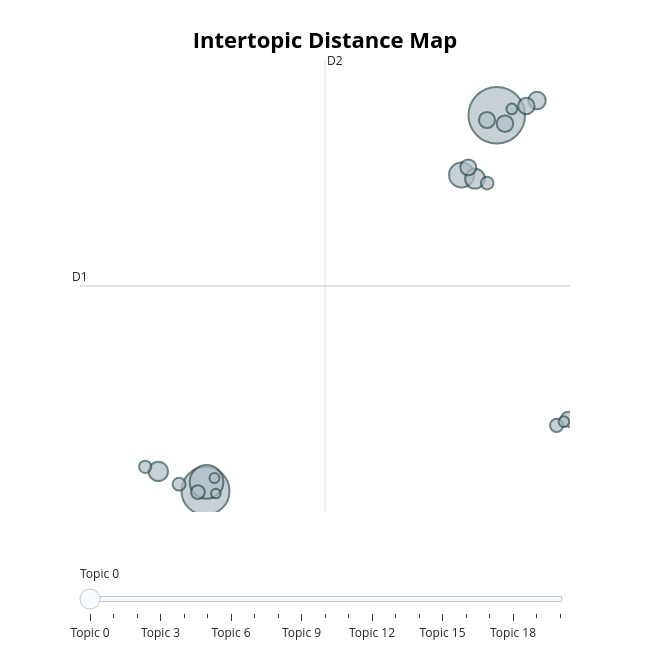

Here is the notebook cell this chart was saved with:
### Code cell
topic_model.visualize_topics()

### Figure 1 — Plotly figure (JSON) as saved in the notebook; plotly's stock layout.template omitted (floating-point values rounded to 4 significant figures)
{"data": [{"customdata": [[0, "tutor | technical | code | coach | provides", 3706], [1, "creative | writing | writer | narrative | fulfills", 2657], [2, "midjourney | prompt | prompts | engineer | prompting", 1314], [3, "explainer | matter | subject | clarifies | interprets", 730], [4, "provider | information | factual | supplies | answers", 450], [5, "seo | strategist | product | copywriter | marketing", 431], [6, "classifier | issue | intention | judgment | classification", 352], [7, "companion | playful | emotional | supportive | group", 316], [8, "evaluator | false | true | judge | verdict", 314], [9, "analyst | hypotheses | analytical | system | reasoning", 301], [10, "guide | implementation | steps | step | actionable", 293], [11, "executor | task | deliverer | performer | deliverable", 262], [12, "job | recruiter | career | summary | summarizer", 220], [13, "instruction | following | tagging | instructional | tags", 202], [14, "editor | clarity | clearer | rewriter | wording", 193], [15, "gatekeeper | refuses | declines | refusal | redirects", 185], [16, "tweet | media | copywriter | social | post", 174], [17, "reviewer | code | improvement | issues | evaluates", 133], [18, "task | entailment | labeled | assistant | follows", 131], [19, "partner | production | multiple | creative | distinct", 113], [20, "game | description | metadata | data | json", 105]], "hovertemplate": "<b>Topic %{customdata[0]}</b><br>%{customdata[1]}<br>Size: %{customdata[2]}", "legendgroup": "", "marker": {"color": "#B0BEC5", "line": {"color": "DarkSlateGrey", "width": 2}, "size": [3706, 2657, 1314, 730, 450, 431, 352, 316, 314, 301, 293, 262, 220, 202, 193, 185, 174, 133, 131, 113, 105], "sizemode": "area", "sizeref": 2.316, "symbol": "circle"}, "mode": "markers", "name": "", "orientation": "v", "showlegend": false, "type": "scatter", "x": [-2.084, -9.401, -9.375, -2.968, -2.631, -10.59, -1.072, -1.879, -1.342, -2.331, -2.8, -0.288, -9.593, -0.5814, -10.07, -2.326, -10.92, -1.707, -0.3986, -9.177, -9.143], "xaxis": "x", "y": [12.44, -5.847, -5.408, 9.537, 9.352, -4.897, 13.16, 12.03, 12.9, 12.21, 9.905, -2.361, -5.905, -2.654, -5.517, 9.139, -4.671, 12.75, -2.472, -5.216, -5.976], "yaxis": "y"}], "layout": {"annotations": [{"showarrow": false, "text": "D1", "x": -12.55, "y": 4.13, "yshift": 10}, {"showarrow": false, "text": "D2", "x": -6.4, "xshift": 10, "y": 15.13}], "height": 650, "hoverlabel": {"bgcolor": "white", "font": {"family": "Rockwell", "size": 16}}, "legend": {"itemsizing": "constant", "tracegroupgap": 0}, "margin": {"t": 60}, "shapes": [{"line": {"color": "#CFD8DC", "width": 2}, "type": "line", "x0": -6.4, "x1": -6.4, "y0": -6.872, "y1": 15.13}, {"line": {"color": "#9E9E9E", "width": 2}, "type": "line", "x0": -12.55, "x1": -0.2448, "y0": 4.13, "y1": 4.13}], "sliders": [{"active": 0, "pad": {"t": 50}, "steps": [{"args": [{"marker.color": [["red", "#B0BEC5", "#B0BEC5", "#B0BEC5", "#B0BEC5", "#B0BEC5", "#B0BEC5", "#B0BEC5", "#B0BEC5", "#B0BEC5", "#B0BEC5", "#B0BEC5", "#B0BEC5", "#B0BEC5", "#B0BEC5", "#B0BEC5", "#B0BEC5", "#B0BEC5", "#B0BEC5", "#B0BEC5", "#B0BEC5"]]}], "label": "Topic 0", "method": "update"}, {"args": [{"marker.color": [["#B0BEC5", "red", "#B0BEC5", "#B0BEC5", "#B0BEC5", "#B0BEC5", "#B0BEC5", "#B0BEC5", "#B0BEC5", "#B0BEC5", "#B0BEC5", "#B0BEC5", "#B0BEC5", "#B0BEC5", "#B0BEC5", "#B0BEC5", "#B0BEC5", "#B0BEC5", "#B0BEC5", "#B0BEC5", "#B0BEC5"]]}], "label": "Topic 1", "method": "update"}, {"args": [{"marker.color": [["#B0BEC5", "#B0BEC5", "red", "#B0BEC5", "#B0BEC5", "#B0BEC5", "#B0BEC5", "#B0BEC5", "#B0BEC5", "#B0BEC5", "#B0BEC5", "#B0BEC5", "#B0BEC5", "#B0BEC5", "#B0BEC5", "#B0BEC5", "#B0BEC5", "#B0BEC5", "#B0BEC5", "#B0BEC5", "#B0BEC5"]]}], "label": "Topic 2", "method": "update"}, {"args": [{"marker.color": [["#B0BEC5", "#B0BEC5", "#B0BEC5", "red", "#B0BEC5", "#B0BEC5", "#B0BEC5", "#B0BEC5", "#B0BEC5", "#B0BEC5", "#B0BEC5", "#B0BEC5", "#B0BEC5", "#B0BEC5", "#B0BEC5", "#B0BEC5", "#B0BEC5", "#B0BEC5", "#B0BEC5", "#B0BEC5", "#B0BEC5"]]}], "label": "Topic 3", "method": "update"}, {"args": [{"marker.color": [["#B0BEC5", "#B0BEC5", "#B0BEC5", "#B0BEC5", "red", "#B0BEC5", "#B0BEC5", "#B0BEC5", "#B0BEC5", "#B0BEC5", "#B0BEC5", "#B0BEC5", "#B0BEC5", "#B0BEC5", "#B0BEC5", "#B0BEC5", "#B0BEC5", "#B0BEC5", "#B0BEC5", "#B0BEC5", "#B0BEC5"]]}], "label": "Topic 4", "method": "update"}, {"args": [{"marker.color": [["#B0BEC5", "#B0BEC5", "#B0BEC5", "#B0BEC5", "#B0BEC5", "red", "#B0BEC5", "#B0BEC5", "#B0BEC5", "#B0BEC5", "#B0BEC5", "#B0BEC5", "#B0BEC5", "#B0BEC5", "#B0BEC5", "#B0BEC5", "#B0BEC5", "#B0BEC5", "#B0BEC5", "#B0BEC5", "#B0BEC5"]]}], "label": "Topic 5", "method": "update"}, {"args": [{"marker.color": [["#B0BEC5", "#B0BEC5", "#B0BEC5", "#B0BEC5", "#B0BEC5", "#B0BEC5", "red", "#B0BEC5", "#B0BEC5", "#B0BEC5", "#B0BEC5", "#B0BEC5", "#B0BEC5", "#B0BEC5", "#B0BEC5", "#B0BEC5", "#B0BEC5", "#B0BEC5", "#B0BEC5", "#B0BEC5", "#B0BEC5"]]}], "label": "Topic 6", "method": "update"}, {"args": [{"marker.color": [["#B0BEC5", "#B0BEC5", "#B0BEC5", "#B0BEC5", "#B0BEC5", "#B0BEC5", "#B0BEC5", "red", "#B0BEC5", "#B0BEC5", "#B0BEC5", "#B0BEC5", "#B0BEC5", "#B0BEC5", "#B0BEC5", "#B0BEC5", "#B0BEC5", "#B0BEC5", "#B0BEC5", "#B0BEC5", "#B0BEC5"]]}], "label": "Topic 7", "method": "update"}, {"args": [{"marker.color": [["#B0BEC5", "#B0BEC5", "#B0BEC5", "#B0BEC5", "#B0BEC5", "#B0BEC5", "#B0BEC5", "#B0BEC5", "red", "#B0BEC5", "#B0BEC5", "#B0BEC5", "#B0BEC5", "#B0BEC5", "#B0BEC5", "#B0BEC5", "#B0BEC5", "#B0BEC5", "#B0BEC5", "#B0BEC5", "#B0BEC5"]]}], "label": "Topic 8", "method": "update"}, {"args": [{"marker.color": [["#B0BEC5", "#B0BEC5", "#B0BEC5", "#B0BEC5", "#B0BEC5", "#B0BEC5", "#B0BEC5", "#B0BEC5", "#B0BEC5", "red", "#B0BEC5", "#B0BEC5", "#B0BEC5", "#B0BEC5", "#B0BEC5", "#B0BEC5", "#B0BEC5", "#B0BEC5", "#B0BEC5", "#B0BEC5", "#B0BEC5"]]}], "label": "Topic 9", "method": "update"}, {"args": [{"marker.color": [["#B0BEC5", "#B0BEC5", "#B0BEC5", "#B0BEC5", "#B0BEC5", "#B0BEC5", "#B0BEC5", "#B0BEC5", "#B0BEC5", "#B0BEC5", "red", "#B0BEC5", "#B0BEC5", "#B0BEC5", "#B0BEC5", "#B0BEC5", "#B0BEC5", "#B0BEC5", "#B0BEC5", "#B0BEC5", "#B0BEC5"]]}], "label": "Topic 10", "method": "update"}, {"args": [{"marker.color": [["#B0BEC5", "#B0BEC5", "#B0BEC5", "#B0BEC5", "#B0BEC5", "#B0BEC5", "#B0BEC5", "#B0BEC5", "#B0BEC5", "#B0BEC5", "#B0BEC5", "red", "#B0BEC5", "#B0BEC5", "#B0BEC5", "#B0BEC5", "#B0BEC5", "#B0BEC5", "#B0BEC5", "#B0BEC5", "#B0BEC5"]]}], "label": "Topic 11", "method": "update"}, {"args": [{"marker.color": [["#B0BEC5", "#B0BEC5", "#B0BEC5", "#B0BEC5", "#B0BEC5", "#B0BEC5", "#B0BEC5", "#B0BEC5", "#B0BEC5", "#B0BEC5", "#B0BEC5", "#B0BEC5", "red", "#B0BEC5", "#B0BEC5", "#B0BEC5", "#B0BEC5", "#B0BEC5", "#B0BEC5", "#B0BEC5", "#B0BEC5"]]}], "label": "Topic 12", "method": "update"}, {"args": [{"marker.color": [["#B0BEC5", "#B0BEC5", "#B0BEC5", "#B0BEC5", "#B0BEC5", "#B0BEC5", "#B0BEC5", "#B0BEC5", "#B0BEC5", "#B0BEC5", "#B0BEC5", "#B0BEC5", "#B0BEC5", "red", "#B0BEC5", "#B0BEC5", "#B0BEC5", "#B0BEC5", "#B0BEC5", "#B0BEC5", "#B0BEC5"]]}], "label": "Topic 13", "method": "update"}, {"args": [{"marker.color": [["#B0BEC5", "#B0BEC5", "#B0BEC5", "#B0BEC5", "#B0BEC5", "#B0BEC5", "#B0BEC5", "#B0BEC5", "#B0BEC5", "#B0BEC5", "#B0BEC5", "#B0BEC5", "#B0BEC5", "#B0BEC5", "red", "#B0BEC5", "#B0BEC5", "#B0BEC5", "#B0BEC5", "#B0BEC5", "#B0BEC5"]]}], "label": "Topic 14", "method": "update"}, {"args": [{"marker.color": [["#B0BEC5", "#B0BEC5", "#B0BEC5", "#B0BEC5", "#B0BEC5", "#B0BEC5", "#B0BEC5", "#B0BEC5", "#B0BEC5", "#B0BEC5", "#B0BEC5", "#B0BEC5", "#B0BEC5", "#B0BEC5", "#B0BEC5", "red", "#B0BEC5", "#B0BEC5", "#B0BEC5", "#B0BEC5", "#B0BEC5"]]}], "label": "Topic 15", "method": "update"}, {"args": [{"marker.color": [["#B0BEC5", "#B0BEC5", "#B0BEC5", "#B0BEC5", "#B0BEC5", "#B0BEC5", "#B0BEC5", "#B0BEC5", "#B0BEC5", "#B0BEC5", "#B0BEC5", "#B0BEC5", "#B0BEC5", "#B0BEC5", "#B0BEC5", "#B0BEC5", "red", "#B0BEC5", "#B0BEC5", "#B0BEC5", "#B0BEC5"]]}], "label": "Topic 16", "method": "update"}, {"args": [{"marker.color": [["#B0BEC5", "#B0BEC5", "#B0BEC5", "#B0BEC5", "#B0BEC5", "#B0BEC5", "#B0BEC5", "#B0BEC5", "#B0BEC5", "#B0BEC5", "#B0BEC5", "#B0BEC5", "#B0BEC5", "#B0BEC5", "#B0BEC5", "#B0BEC5", "#B0BEC5", "red", "#B0BEC5", "#B0BEC5", "#B0BEC5"]]}], "label": "Topic 17", "method": "update"}, {"args": [{"marker.color": [["#B0BEC5", "#B0BEC5", "#B0BEC5", "#B0BEC5", "#B0BEC5", "#B0BEC5", "#B0BEC5", "#B0BEC5", "#B0BEC5", "#B0BEC5", "#B0BEC5", "#B0BEC5", "#B0BEC5", "#B0BEC5", "#B0BEC5", "#B0BEC5", "#B0BEC5", "#B0BEC5", "red", "#B0BEC5", "#B0BEC5"]]}], "label": "Topic 18", "method": "update"}, {"args": [{"marker.color": [["#B0BEC5", "#B0BEC5", "#B0BEC5", "#B0BEC5", "#B0BEC5", "#B0BEC5", "#B0BEC5", "#B0BEC5", "#B0BEC5", "#B0BEC5", "#B0BEC5", "#B0BEC5", "#B0BEC5", "#B0BEC5", "#B0BEC5", "#B0BEC5", "#B0BEC5", "#B0BEC5", "#B0BEC5", "red", "#B0BEC5"]]}], "label": "Topic 19", "method": "update"}, {"args": [{"marker.color": [["#B0BEC5", "#B0BEC5", "#B0BEC5", "#B0BEC5", "#B0BEC5", "#B0BEC5", "#B0BEC5", "#B0BEC5", "#B0BEC5", "#B0BEC5", "#B0BEC5", "#B0BEC5", "#B0BEC5", "#B0BEC5", "#B0BEC5", "#B0BEC5", "#B0BEC5", "#B0BEC5", "#B0BEC5", "#B0BEC5", "red"]]}], "label": "Topic 20", "method": "update"}]}], "title": {"font": {"color": "Black", "size": 22}, "text": "<b>Intertopic Distance Map</b>", "x": 0.5, "xanchor": "center", "y": 0.95, "yanchor": "top"}, "width": 650, "xaxis": {"anchor": "y", "domain": [0, 1], "range": [-12.55, -0.2448], "title": {"text": ""}, "visible": false}, "yaxis": {"anchor": "x", "domain": [0, 1], "range": [-6.872, 15.13], "title": {"text": ""}, "visible": false}}}
